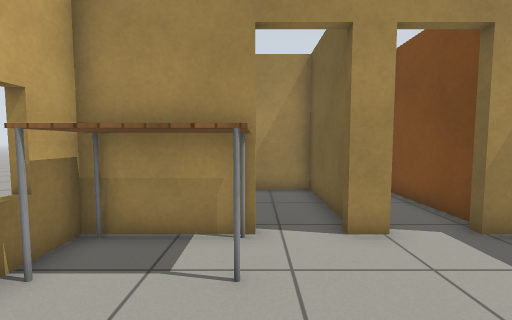
view 1 (above)

17 first-person views from a walk through a robot-simulator world made for Gazebo. The camera is 0.9 m above the floor, tilts 4° down and sees 90° across. The floor is counted in squares, 0.5 m on a side. Each view is taken from the middle of a square. On the plan, view 1 faces up. The plan holds only what a view shows up to about 15 squares ahead; the rest is blank. Robots are left out. Simple patterns stand in for the simulator's built-in surfaces.

view 2
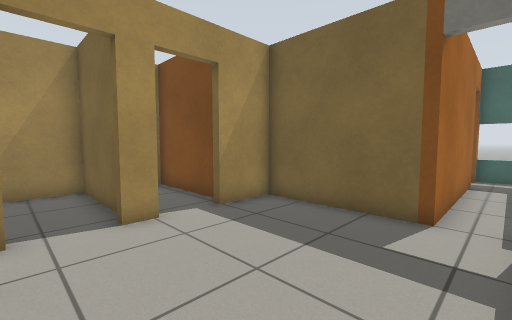

view 3
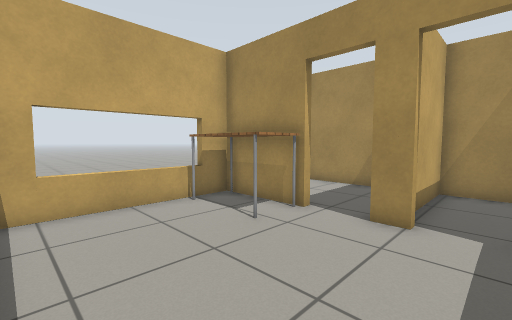

view 4
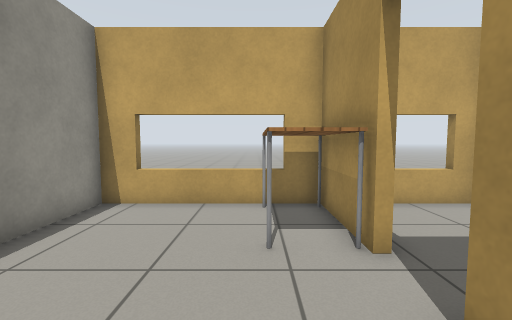

view 5
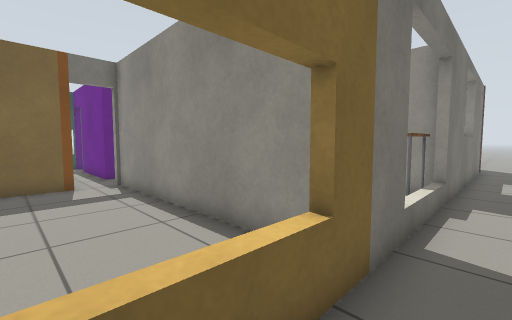

view 6
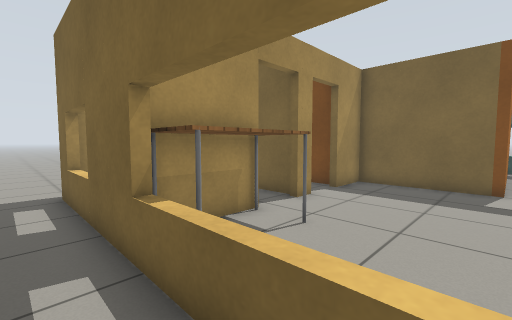

view 7
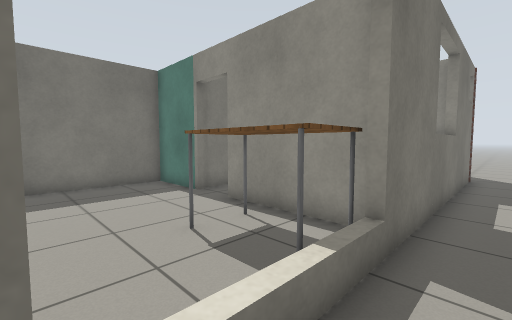

view 8
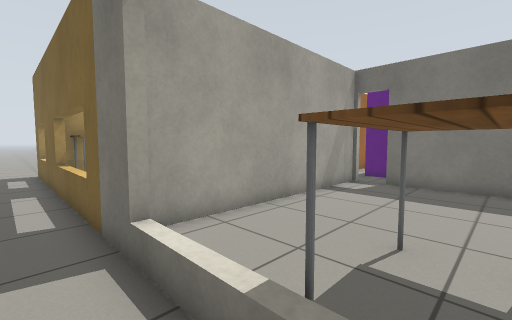

view 9
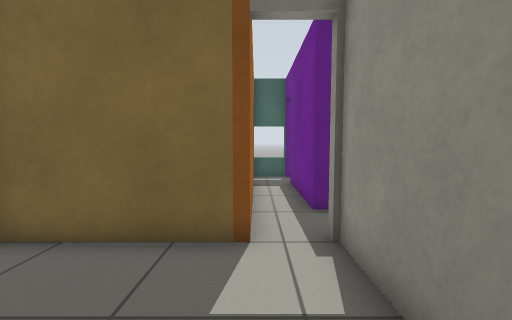

view 10
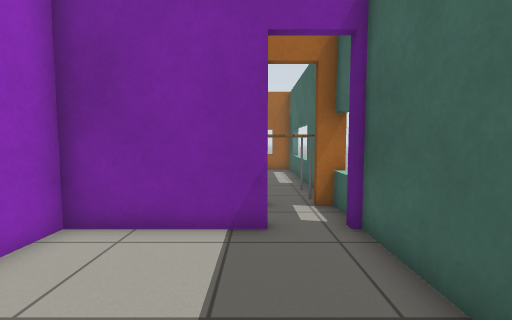

view 11
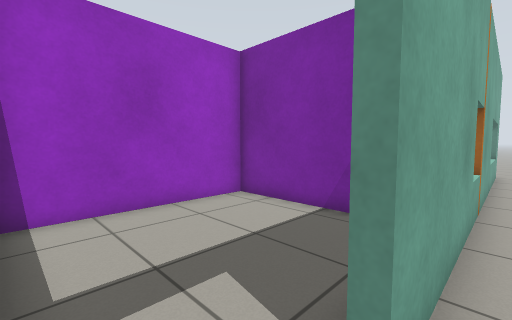

view 12
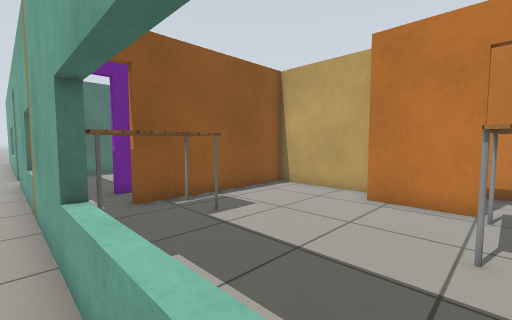

view 13
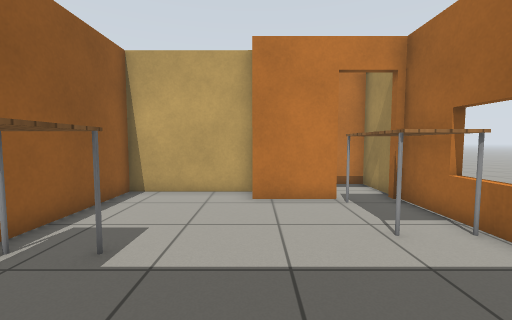

view 14
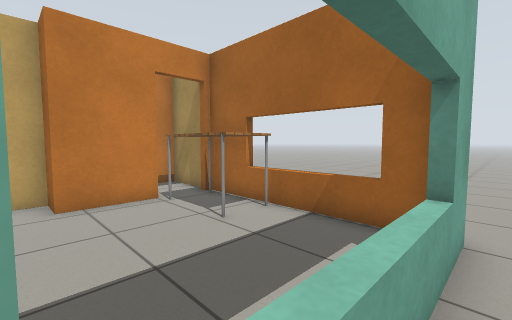

view 15
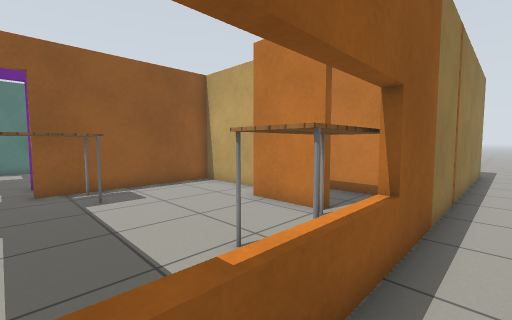

view 16
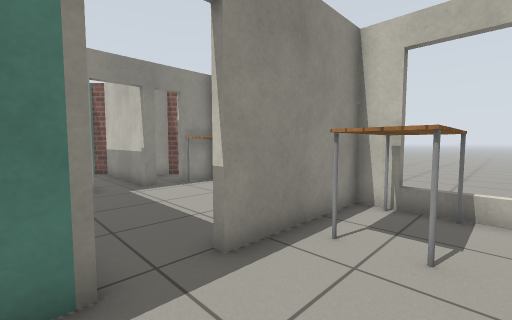

view 17
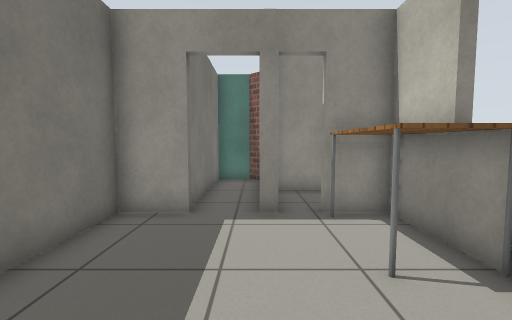

### Floor plan
Points are (right, up) in squares from view 1. A wall is a line through its corners. A room is listed if a view was taken in it or the views show most of it. See-through windows are left out.
Room 1 (views 1, 2, 3, 4, 9)
walls: (0, 4.9) (-3.4, 4.9) (-3.4, -1.5) (6.9, -1.5); (2.6, 4.9) (1.7, 4.9); (6.5, 0.1) (6.5, 4.9) (4.4, 4.9)
ways out: opening at (-4, 4) to room 2; open door at (0.5, 5) to room 9; open door at (7, -1.5) to room 10; open door at (3.5, 5) to room 11
objects: table (-3, 3) to (0, 4)
Room 2 (views 5, 6, 7, 8)
walls: (-3.7, -5.6) (-3.7, 5.4); (-3.4, -7.4) (-3.4, -8.2) (-2.4, -8.2); (-3.7, -11.5) (-3.7, -7.4); (-3.7, -17.7) (-3.7, -14.4)
ways out: opening at (-4, 4) to room 1; opening at (-5, -17) to room 4; opening at (-5, 6) to room 5; opening at (-3.5, -6.5) to room 6; opening at (-4, -13) to room 7
Room 3 (view 10)
walls: (15.2, -5) (15.2, -1.8); (11.4, -8.2) (14.1, -8.2); (13.2, -1.8) (9, -1.8) (9, -8.1)
ways out: open door at (15, -7.5) to room 4
Room 4 (views 11, 12, 13, 14)
walls: (15.5, -8) (15.5, -12.6); (15.5, 9.6) (15.5, -6.3)
ways out: opening at (-5, -17) to room 2; open door at (15, -7.5) to room 3; opening at (15, 11) to room 5; open door at (14.5, -2) to room 10
Room 5 (view 15)
walls: (-3.7, 5.4) (-3.7, 9.9) (13.6, 9.9)
ways out: opening at (-5, 6) to room 2; opening at (15, 11) to room 4
Room 6 (view 16)
walls: (3.3, -8.2) (6.5, -8.2) (6.5, -3.2); (-2.4, -8.2) (1.5, -8.2); (6.6, -1.8) (-3, -1.8)
low walls: (-3.4, -4.9) (-3.4, -5.5)
ways out: opening at (-3.5, -6.5) to room 2; open door at (2.5, -8) to room 7
objects: table (-3, -7) to (0, -6)
Room 7 (view 17)
walls: (-0.6, -15.4) (-0.2, -15.4); (1.8, -15.4) (3.5, -15.4) (3.5, -12.4); (3.5, -9.9) (3.5, -8.6); (1.5, -8.2) (1.5, -8.6); (3.3, -8.6) (3.3, -8.2); (-3, -18) (-2.6, -18.5) (-0.8, -18.5)
ways out: opening at (-4, -13) to room 2; open door at (2.5, -8) to room 6; open door at (0, -15.6) to room 13
objects: table (-3, -15) to (-2, -12)
Room 8 (no view inside)
walls: (8, 7.6) (8, 4.9) (6.8, 4.9) (6.8, 0.4) (13.3, 0.4); (15.2, 2.5) (15.2, 7.9); (15, 9.6) (8, 9.6)
ways out: open door at (14, 0) to room 10
objects: table (8, 8) to (11, 9); table (12, 1) to (14, 3)
Room 9 (no view inside)
walls: (2, 5.2) (2, 9.6) (-3.4, 9.6) (-3.4, 7)
ways out: open door at (0.5, 5) to room 1
Room 10 (no view inside)
walls: (8.7, -2.6) (8.7, -1.5) (13.2, -1.5); (13.3, 0.1) (6.5, 0.1); (15.2, -1.6) (15.2, 0.1)
ways out: open door at (7, -1.5) to room 1; open door at (14.5, -2) to room 4; open door at (14, 0) to room 8; open door at (7.5, -8)
Room 11 (no view inside)
walls: (4.8, 5.4) (4.8, 9.6) (2.3, 9.6) (2.3, 6.5)
ways out: open door at (3.5, 5) to room 1
Room 12 (no view inside)
walls: (7.4, 9.6) (5.1, 9.6) (5.1, 6.1)
Room 13 (no view inside)
walls: (-0.2, -15.4) (-0.2, -20.9) (0.3, -21.4) (1.8, -21.4) (1.8, -15.4)
ways out: open door at (0, -15.6) to room 7

Where each view was taken, in squares from view 1:
view 1: 0 up, 0 right, facing up
view 2: 1 down, 0 right, facing up-right
view 3: 1 down, 4 right, facing up-left
view 4: 3 up, 4 right, facing left
view 5: 2 up, 5 left, facing down-right
view 6: 0 up, 5 left, facing up-right
view 7: 3 down, 5 left, facing down-right
view 8: 7 down, 5 left, facing up-right
view 9: 0 up, 2 right, facing right
view 10: 7 down, 13 right, facing up
view 11: 8 down, 16 right, facing up-left
view 12: 8 up, 16 right, facing down-left
view 13: 5 up, 16 right, facing left
view 14: 4 up, 16 right, facing up-left
view 15: 11 up, 14 right, facing down-left
view 16: 5 down, 4 right, facing down-left
view 17: 9 down, 0 right, facing down
